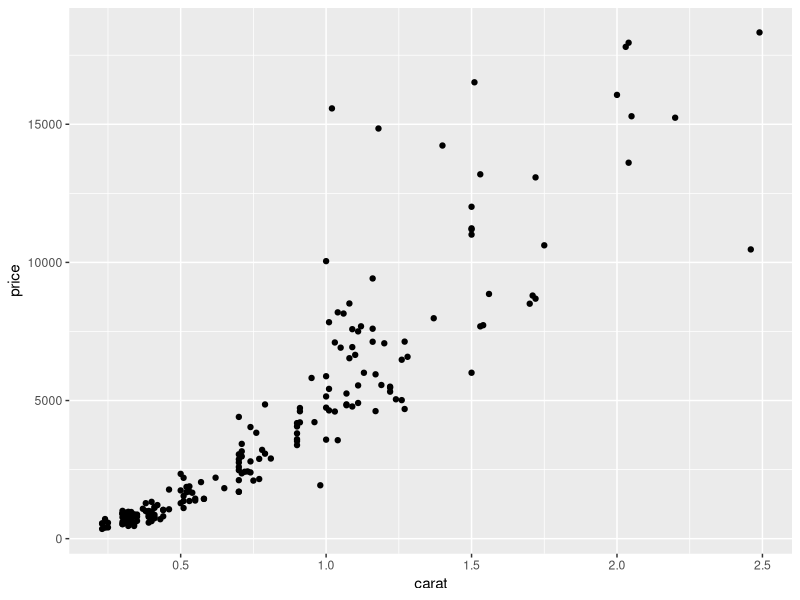
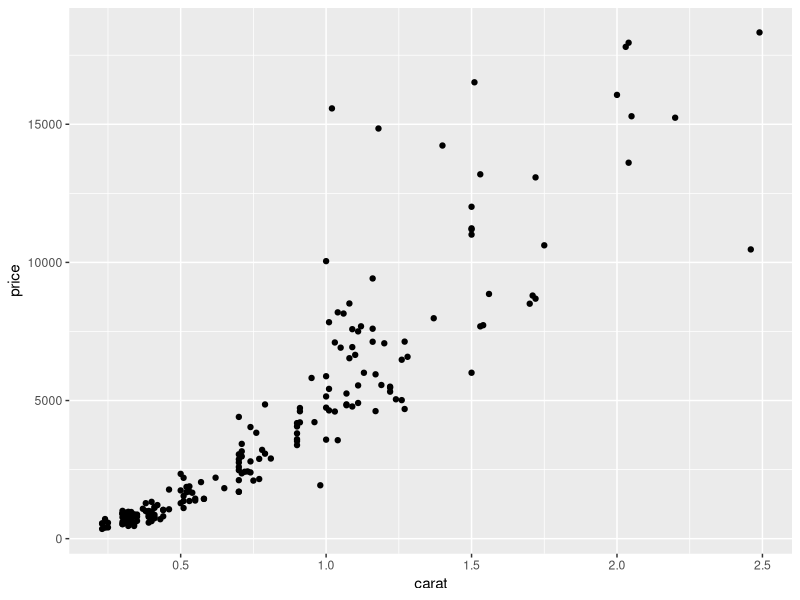
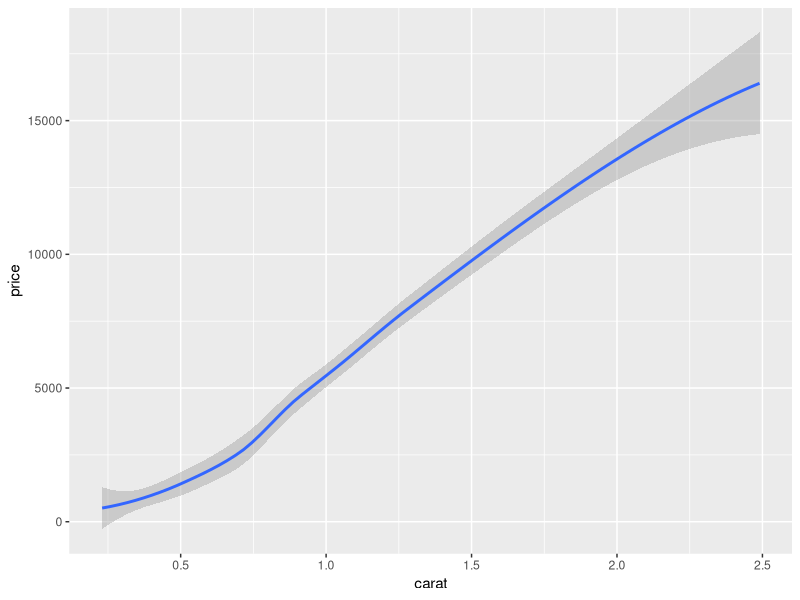
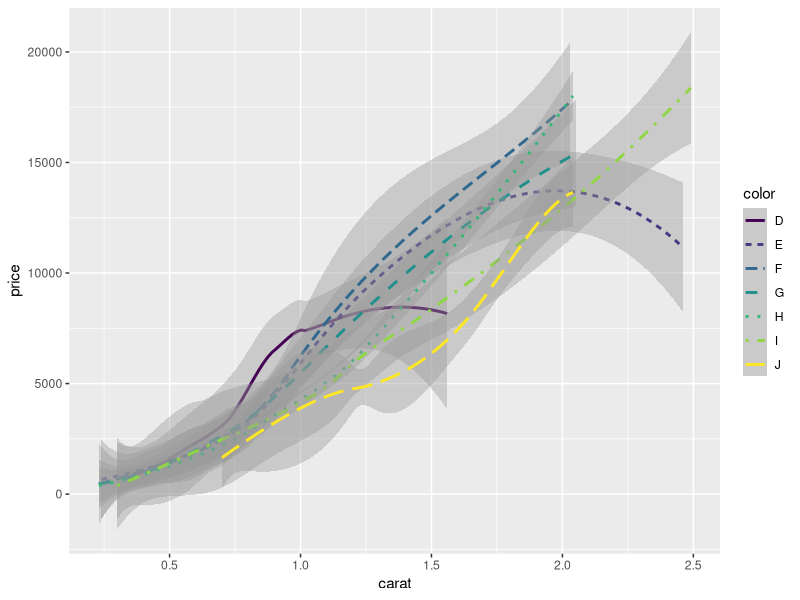
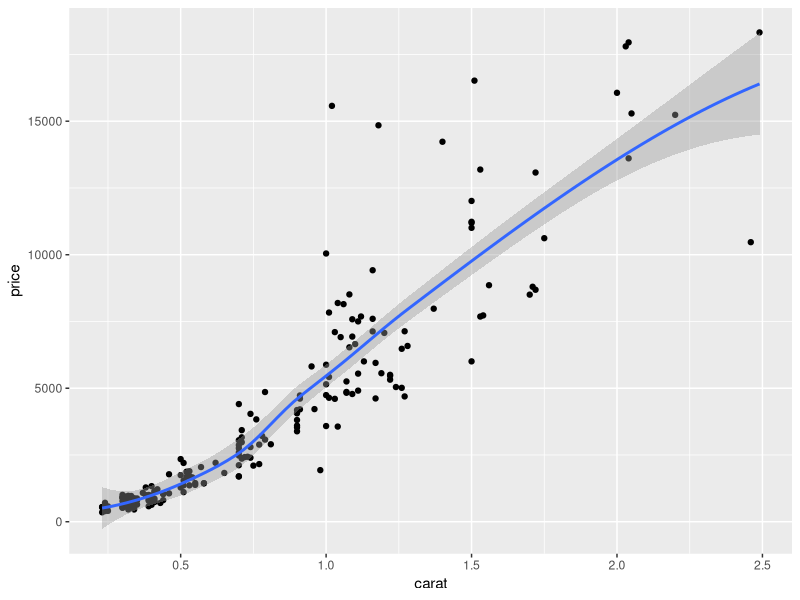
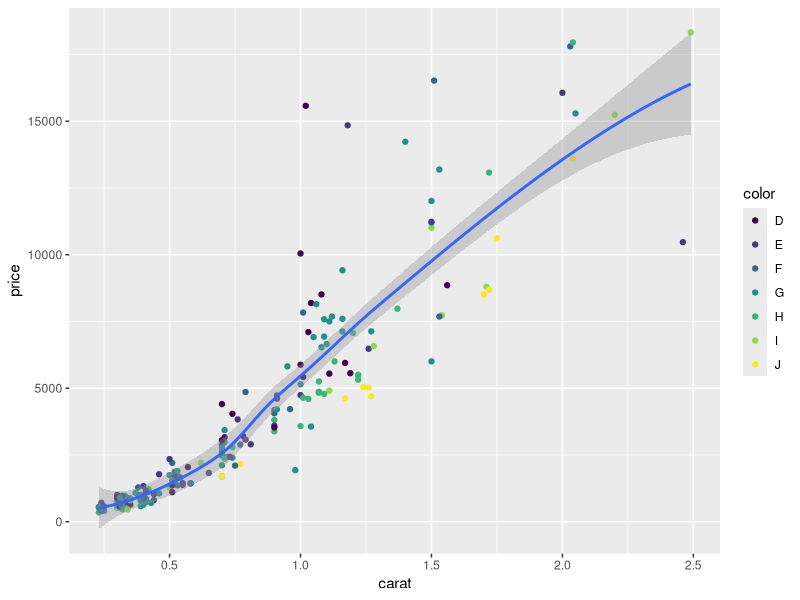
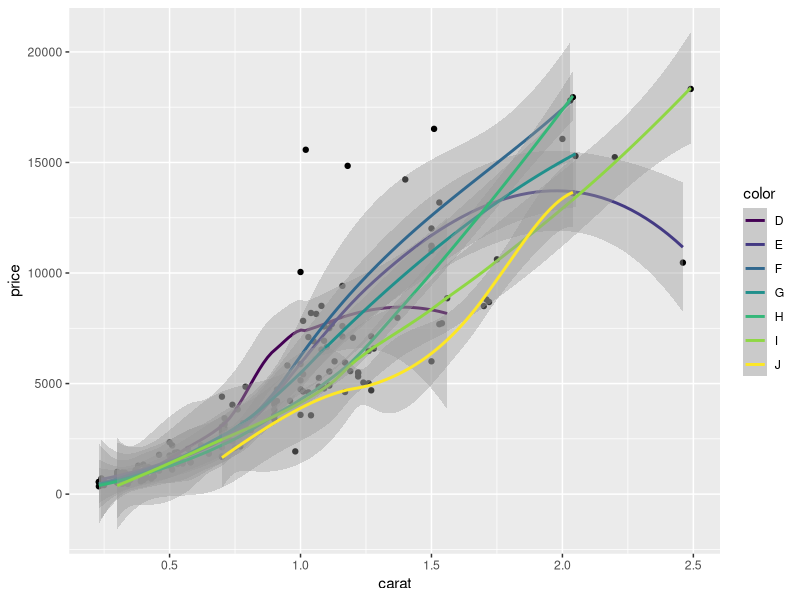
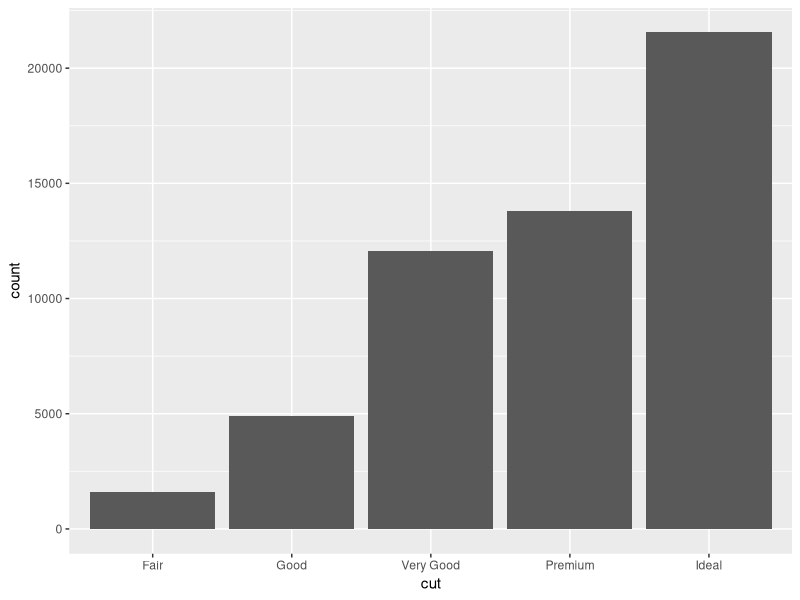

R code for these plots, in order:
## ---- chunk 1
library(ggplot2)
dsmall = diamonds[sample(nrow(diamonds),200),]
## ---- chunk 2
ggplot(dsmall, aes(x=carat, y=price)) + geom_point()
## ---- chunk 3
ggplot(dsmall) + geom_point(mapping = aes(x=carat, y=price))
## ---- chunk 4
ggplot(dsmall) +
  geom_smooth(mapping = aes(x = carat, y = price))
## ---- chunk 5
ggplot(dsmall) +
  geom_smooth(mapping = aes(x = carat, y = price, linetype = color, color=color))
## ---- chunk 6
ggplot(dsmall) +
  geom_point(mapping = aes(x=carat, y=price)) +
  geom_smooth(mapping = aes(x = carat, y = price))
## ---- chunk 7
ggplot(dsmall) +
  geom_point(mapping = aes(x=carat, y=price, color = color)) +
  geom_smooth(mapping = aes(x = carat, y = price))
## ---- chunk 8
ggplot(dsmall) +
  geom_point(mapping = aes(x=carat, y=price)) +
  geom_smooth(mapping = aes(x = carat, y = price, color = color, group = color, lintype=color))
## ---- chunk 9
ggplot(data=diamonds) +
  geom_bar(mapping=aes(x=cut))
## ---- chunk 10
ggplot(data=diamonds) + 
  stat_count(mapping = aes(x=cut))
## ---- chunk 11
demo <- data.frame(a=c('bar1', 'bar2', 'bar3'),
                   b=c(20, 30, 40))
ggplot(data=demo) +
  geom_bar(mapping=aes(x=a, y=b), stat="identity")
## ---- chunk 12
ggplot(data=diamonds) +
  geom_bar(mapping=aes(x=cut, y = (..count..)/sum(..count..)), stat="count") +
  ylab("Proportion") +
  ggtitle("Proportion of diamonds with a specific cut")
## ---- chunk 13
summary(demo)
ggplot(demo) + stat_identity(aes(x=a, y=b))
## ---- chunk 14
ggplot(diamonds) + 
  stat_summary(aes(cut, depth),
               fun.ymin=min,
               fun.ymax=max,
               fun.y=median
  )
## ---- chunk 15
ggplot(dsmall, aes(log(carat), log(price))) +
  geom_point(aes(color=cut)) +
  stat_ellipse()
## ---- chunk 16
ggplot(dsmall, aes(log(carat), log(price))) +
  geom_point(aes(color=cut)) +
  stat_smooth()
## ---- chunk 17
ggplot(diamonds) + 
  stat_ecdf(aes(carat))
## ---- chunk 18
lmdiamonds <- lm(price ~ carat, dsmall)
dflmdiamonds <- data.frame(residuals = lmdiamonds$residuals, prediction = lmdiamonds$fitted.values)
ggplot(dflmdiamonds) + stat_qq(aes(sample=residuals))
## ---- chunk 19
df <- data.frame(
  x = rnorm(100)
)
base <- ggplot(df, aes(x)) + geom_density()
base + stat_function(fun = dnorm, colour = "red")
## ---- chunk 20
ggplot(dsmall, aes(log(carat) , log(price))) +
  geom_point() +
  scale_x_continuous() +
  scale_y_continuous()
## ---- chunk 21
ggplot(dsmall, aes(carat, price)) +
  geom_point() +
  scale_x_continuous(breaks= 1:3)
## ---- chunk 22
ggplot(dsmall, aes(carat, price)) +
  geom_point() +
  scale_x_continuous(breaks= seq(0,3,.25))
## ---- chunk 23
ggplot(dsmall) + geom_point(aes(carat, price, color=color), show.legend=TRUE)
## ---- chunk 24
ggplot(dsmall) + geom_point(aes(carat, price, color=cut, shape=cut), show.legend=TRUE)
## ---- chunk 25
ggplot(data=diamonds) +
  geom_bar(mapping=aes(x=cut)) +
  theme(axis.text.x = element_text(angle=90))
## ---- chunk 26
ggplot(dsmall) + geom_point(aes(carat, price, color=cut, shape=cut), show.legend=TRUE) +
  theme(legend.position="right")
## ---- chunk 27
ggplot(dsmall) + geom_point(aes(carat, price, color=cut, shape=cut), show.legend=TRUE) +
  theme(legend.position="left")
## ---- chunk 28
ggplot(dsmall) + geom_point(aes(carat, price, color=cut, shape=cut), show.legend=TRUE) +
  theme(legend.position="top")
## ---- chunk 29
ggplot(dsmall) + geom_point(aes(carat, price, color=cut, shape=cut), show.legend=TRUE) +
  theme(legend.position="bottom")
## ---- chunk 30
ggplot(dsmall) + geom_point(aes(carat, price, color=cut, shape=cut), show.legend=TRUE) +
  theme(legend.position="none")
## ---- chunk 31
ggplot(dsmall) + geom_point(aes(carat, price, color=cut, shape=cut), show.legend=TRUE) +
  scale_x_continuous(limits= c(0.5, 1.5))
## ---- chunk 32
ggplot(dsmall, aes(carat, price)) +
  geom_point() +
  scale_x_continuous(name = "log10(carat)", trans="log10") + 
  scale_y_continuous(name = "log10(price)", trans="log10")
## ---- chunk 33
erupt <- ggplot(faithfuld, aes(waiting, eruptions, fill=density)) + 
  geom_raster() + 
  scale_x_continuous( expand=c(0,0)) +
  scale_y_continuous(expand=c(0,0)) + 
  theme(legend.position="none")
## ---- chunk 34
erupt + scale_fill_gradient(low="white", high="black")
## ---- chunk 35
erupt + scale_fill_gradient(low="white", high="black")
## ---- chunk 36
erupt + scale_fill_distiller(palette="Greys")
## ---- chunk 37
erupt + scale_fill_distiller(palette="Greens")
## ---- chunk 38
erupt + scale_fill_distiller(palette="YlOrRd")
## ---- chunk 39
diamondcolor <- ggplot(dsmall, aes(color)) +
  geom_bar(aes(fill=color))
diamondcolor
## ---- chunk 40
diamondcolor +
  scale_fill_hue(c=40)
## ---- chunk 41
diamondcolor + scale_fill_brewer(palette="Greys")
## ---- chunk 42
diamondcolor + scale_fill_brewer(palette="Set1")
## ---- chunk 43
diamondcolor + scale_fill_brewer(palette="Set2")
## ---- chunk 44
diamondcolor + scale_fill_grey(start = 0.2, end=0.9)
## ---- chunk 45
ggplot(luv_colours, aes(u, v)) +
  geom_point(aes(color=col), size=3) +
  scale_color_identity() + 
  coord_equal()
## ---- chunk 46
ggplot(data=diamonds) +
  geom_bar(mapping=aes(x=cut)) +
  theme(axis.text.x = element_text(angle=90))
## ---- chunk 47
ggplot(data=diamonds) +
  geom_bar(mapping=aes(x=cut, y = (..count..)/sum(..count..)), stat="count") +
  ylab("Proportion") +
  ggtitle("Proportion of diamonds with a specific cut")
## ---- chunk 48
library(dplyr)
library(magrittr)
library(tidyr)
## ---- chunk 49
table2
## ---- chunk 50
table3
## ---- chunk 51
table4a
## ---- chunk 52
table4b
## ---- chunk 53
table1
## ---- chunk 54
table1 %>% 
  mutate(rate = cases / population * 10000)
## ---- chunk 55
table4a
## ---- chunk 56
head(gather(table4a, `1999`, `2000`, key = "year", value = "cases"),6)
## ---- chunk 57
table4a %>% gather(`1999`, `2000`, key = "year", value = "cases") %>% head(6)
## ---- chunk 58
tidy4a <- table4a %>% gather(`1999`, `2000`, key = "year", value = "cases") %>% head(6)
tidy4b <- table4b %>% gather(`1999`, `2000`, key = "year", value = "population")
## ---- chunk 59
tidy4b %>% head(4)
## ---- chunk 60
tidy4 <- left_join(tidy4a, tidy4b, by=c('country', 'year'))
head(tidy4, 4)
## ---- chunk 61
table2%>% head(4)
## ---- chunk 62
tidy2 <- table2 %>% spread(key=type, value=count)
tidy2 %>% head(4)
## ---- chunk 63
table3 %>% head(2)
## ---- chunk 64
tidy3 <- table3 %>% separate(col='rate', into=c('cases', 'population'), sep='/')
head(tidy3, 4)
